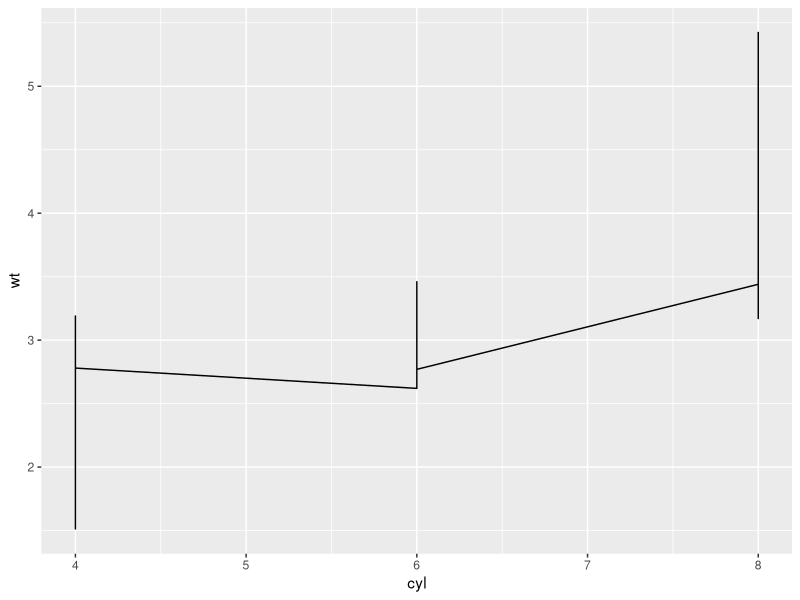
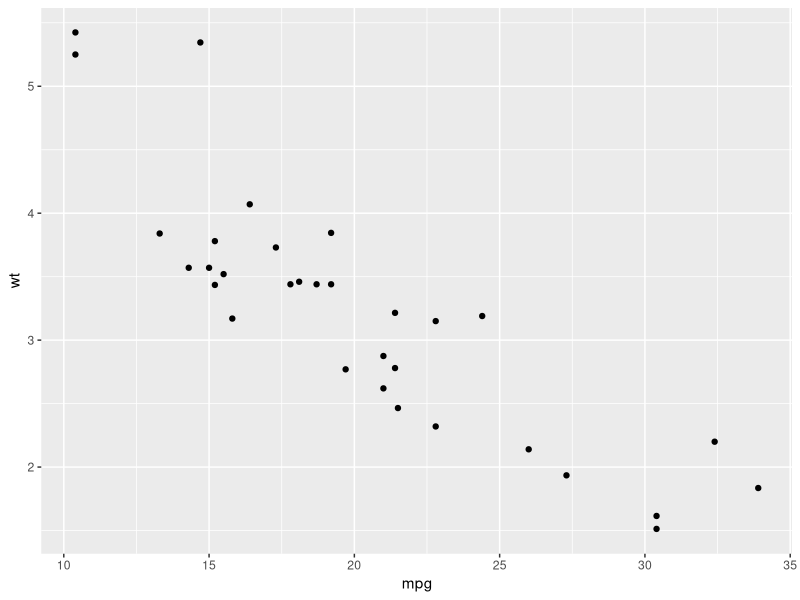

The R script that drew these images, in order:
## ---- chunk 1
library(ggplot2)
library(tidyverse)
1 + 1
## ---- chunk 2
#| echo: false
mtcars %>% 
  ggplot(aes(cyl, wt))+
  geom_line()
## ---- chunk 3
mtcars %>% 
  ggplot(aes(mpg, wt)) +
  geom_point()
